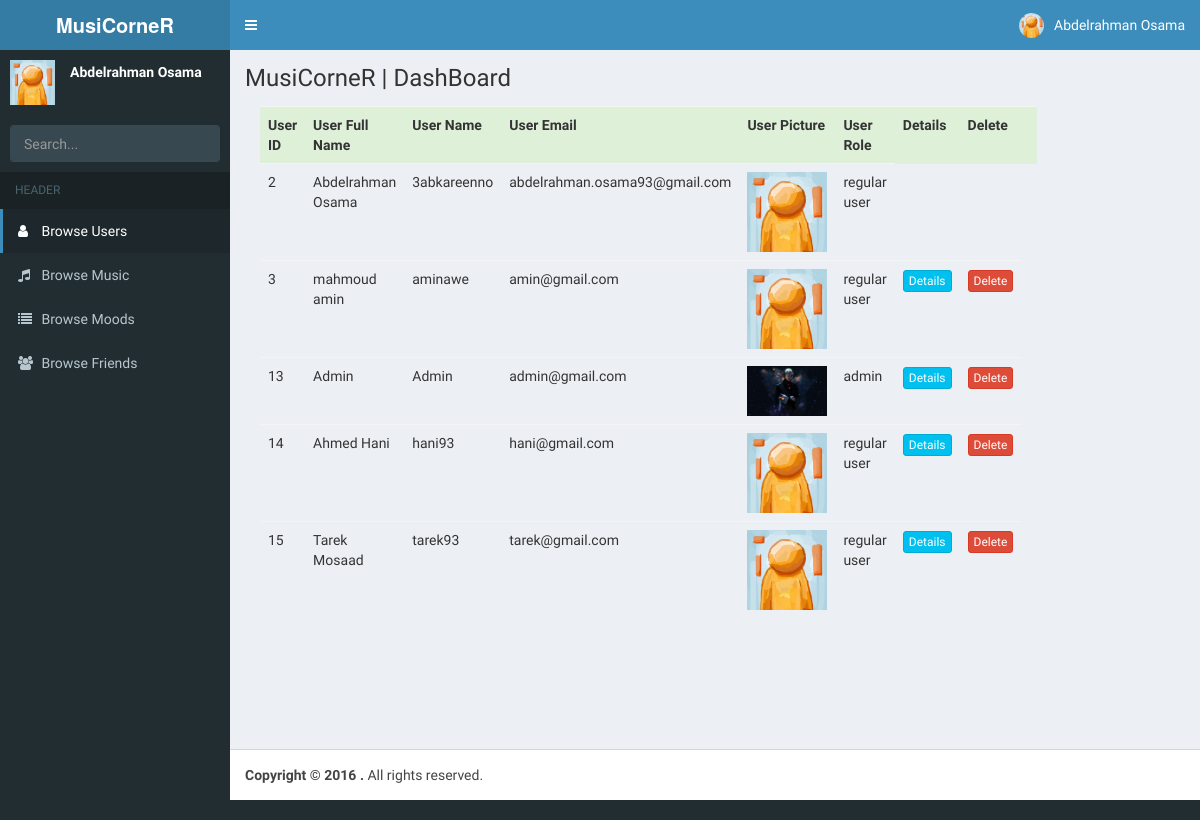
Page /dashboard/users_list.php (signed in) on the committed database.
### tables this page shows
CREATE TABLE `users` (
  `id` int(15) NOT NULL,
  `full name` text NOT NULL,
  `username` varchar(150) NOT NULL,
  `email` varchar(150) NOT NULL,
  `password` varchar(150) NOT NULL,
  `profile picture` varchar(250) NOT NULL,
  `role` text NOT NULL
);

### dashboard/users_list.php (the view, shortened to what this page needs)
<?php session_start();
	include '../includes/connection.php';
	if(isset($_SESSION['email']) && isset($_SESSION['password']) == true){
		$current_email = $_SESSION['email'];
		$homepage_query = "SELECT * FROM `users` WHERE `email` = '$current_email'";
		$result = mysqli_query($connection, $homepage_query);
			while($rows = mysqli_fetch_array($result)){
				if(mysqli_num_rows($result) == 1 ){
					$user_id = $rows['id'];
					$fullname = $rows['full name'];
					$profile_pic = $rows['profile picture'];
				}
			}
	} else {
		header('Location: home.php');
	}
?>
<!DOCTYPE html>
<html>
  <head>
    <link rel="stylesheet" href="bootstrap/css/bootstrap.min.css">
    <link rel="stylesheet" href="https://cdnjs.cloudflare.com/ajax/libs/font-awesome/4.5.0/css/font-awesome.min.css">
    <link rel="stylesheet" href="https://cdnjs.cloudflare.com/ajax/libs/ionicons/2.0.1/css/ionicons.min.css">
    <link rel="stylesheet" href="dist/css/AdminLTE.min.css">
    <link rel="stylesheet" href="dist/css/skins/skin-blue.min.css">
  </head>
  <body class="hold-transition skin-blue sidebar-mini">
    <div class="wrapper">
			<?php include "includes/header.php" ?>
			<?php include "includes/sidebar.php" ?>
      <div class="content-wrapper">
        <section class="content-header">
          <h1>
            MusiCorneR | DashBoard
          </h1>
        </section>
				<section class="clearfix content">
					<div class="col-md-10">
						<table class="table table-hover">
							<tr class="success active">
								<th>User ID</th>
								<th>User Full Name</th>
								<th>User Name</th>
								<th>User Email</th>
                <th>User Picture</th>
                <th>User Role</th>
								<th>Details</th>
								<th>Delete<th>
							</tr>
							<?php
								$get_users_query = "SELECT * FROM `users` WHERE 1";
								$fire_get_users = mysqli_query($connection, $get_users_query);
								while ($users = mysqli_fetch_array($fire_get_users)) {
									$person_id = $users['id'];
									$person_fullname = $users['full name'];
									$person_username = $users['username'];
									$person_email = $users['email'];
                  $person_picture = "../".$users['profile picture'];
                  $person_role = $users['role'];
									if($person_id == $user_id){
										echo '<tr>
														<td>'.$person_id.'</td>
														<td>'.$person_fullname.'</td>
														<td>'.$person_username.'</td>
														<td>'.$person_email.'</td>
														<td><img src='.$person_picture.' alt="..." width="80px"></td>
														<td>'.$person_role.'</td>
													</tr>';
									} else {
										echo '<tr>
														<td>'.$person_id.'</td>
														<td>'.$person_fullname.'</td>
														<td>'.$person_username.'</td>
														<td>'.$person_email.'</td>
														<td><img src='.$person_picture.' alt="..." width="80px"></td>
														<td>'.$person_role.'</td>
														<td><a href="user_profile.php?profile_id='.$person_id.'" class="btn btn-info btn-xs">Details</a></td>
														<td><a href="users_list.php?delete='.$person_id.'" class="btn btn-danger btn-xs">Delete</a></td>
													</tr>';
									}
								}
							 ?>
						</table>
					</div>
				</section>
      </div>
      <?php echo include 'includes/footer.php'; ?>
    </div>
  </body>
</html>

### dashboard/includes/header.php (shortened to what this page needs)
<header class="main-header">
  <a href="index.php" class="logo">
    <span class="logo-lg"><b>MusiCorneR</b></span>
  </a>
  <nav class="navbar navbar-static-top">
    <a href="#" class="sidebar-toggle" data-toggle="offcanvas" role="button">
    </a>
    <div class="navbar-custom-menu">
      <ul class="nav navbar-nav">
        <li class="dropdown user user-menu">
          <a href="#" class="dropdown-toggle" data-toggle="dropdown">
            <?php echo '<img src="../'.$profile_pic.'" class="user-image" alt="User Image">'; ?>
            <?php echo '<span class="hidden-xs">'.$fullname.'</span>'; ?>
          </a>
        </li>
      </ul>
    </div>
  </nav>
</header>

### dashboard/includes/sidebar.php (shortened to what this page needs)
<aside class="main-sidebar">
  <section class="sidebar">
    <div class="user-panel">
      <div class="pull-left image">
        <?php echo '<img src="../'.$profile_pic.'" class="user-circle" alt="User Image">'; ?>
      </div>
      <div class="pull-left info">
        <?php echo '<p>'.$fullname.'</p>' ?>
      </div>
    </div>
    <?php
      $search = '';
      echo '<form action="search_result.php?search='.$search.'" method="get" class="sidebar-form">';
    ?>
      <div class="input-group">
        <input name="search" type="text" name="q" class="form-control" placeholder="Search...">
      </div>
    </form>
    <ul class="sidebar-menu">
      <li class="header">HEADER</li>
      <li class="active"><a href="users_list.php"><i class="fa fa-user"></i> <span>Browse Users</span></a></li>
      <li><a href="music_list.php"><i class="fa fa-music"></i> <span>Browse Music</span></a></li>
      <li><a href="moods_list.php"><i class="fa fa-list"></i> <span>Browse Moods</span></a></li>
      <li><a href="friends_list.php"><i class="fa fa-users"></i> <span>Browse Friends</span></a></li>
    </ul>
  </section>
</aside>

### dashboard/includes/footer.php
<footer class="main-footer">
  <strong>Copyright &copy; 2016 .</strong> All rights reserved.
</footer>

### rows in the picture
users: profile picture (placeholder picture), full name "Abdelrahman Osama", id "2", username "3abkareenno", email "abdelrahman.osama93@gmail.com", role "regular user"
users: id "3", full name "mahmoud amin", username "aminawe", email "amin@gmail.com", profile picture (placeholder picture), role "regular user"
users: id "13", full name "Admin", username "Admin", email "admin@gmail.com", profile picture (picture), role "admin"
users: id "14", full name "Ahmed Hani", username "hani93", email "hani@gmail.com", profile picture (placeholder picture), role "regular user"
users: id "15", full name "Tarek Mosaad", username "tarek93", email "tarek@gmail.com", profile picture (placeholder picture), role "regular user"
